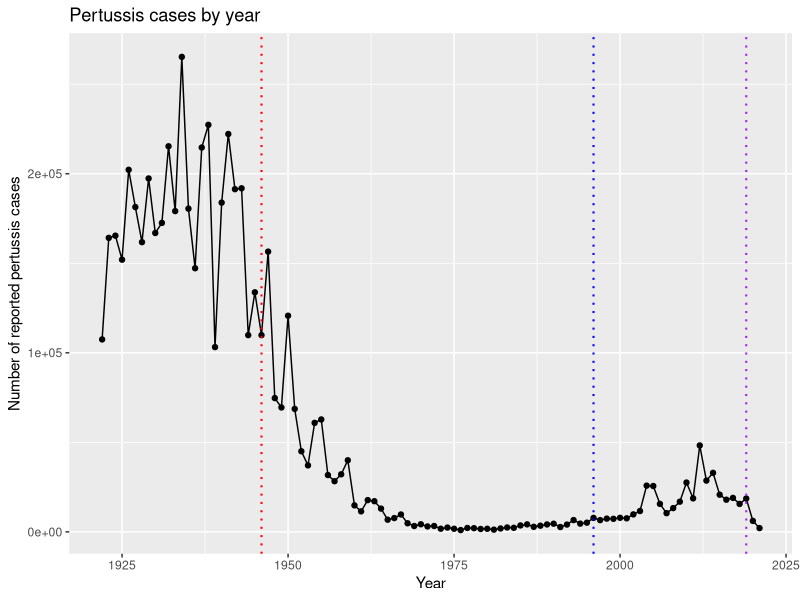

This figure's R source: (Note: this script raises an error after producing the figure.)
## ---- chunk 1
library(ggplot2)

# Q1
cdc <- data.frame(
                             Year = c(1922L,1923L,1924L,1925L,1926L,1927L,
                                      1928L,1929L,1930L,1931L,1932L,1933L,
                                      1934L,1935L,1936L,1937L,1938L,1939L,
                                      1940L,1941L,1942L,1943L,1944L,1945L,
                                      1946L,1947L,1948L,1949L,1950L,1951L,
                                      1952L,1953L,1954L,1955L,1956L,1957L,
                                      1958L,1959L,1960L,1961L,1962L,1963L,
                                      1964L,1965L,1966L,1967L,1968L,1969L,
                                      1970L,1971L,1972L,1973L,1974L,1975L,
                                      1976L,1977L,1978L,1979L,1980L,1981L,
                                      1982L,1983L,1984L,1985L,1986L,1987L,
                                      1988L,1989L,1990L,1991L,1992L,1993L,
                                      1994L,1995L,1996L,1997L,1998L,1999L,
                                      2000L,2001L,2002L,2003L,2004L,2005L,
                                      2006L,2007L,2008L,2009L,2010L,2011L,
                                      2012L,2013L,2014L,2015L,2016L,2017L,
                                      2018L,2019L,2020L,2021L),
     No..Reported.Pertussis.Cases = c(107473,164191,165418,152003,202210,
                                      181411,161799,197371,166914,172559,
                                      215343,179135,265269,180518,147237,214652,
                                      227319,103188,183866,222202,191383,
                                      191890,109873,133792,109860,156517,
                                      74715,69479,120718,68687,45030,37129,
                                      60886,62786,31732,28295,32148,40005,
                                      14809,11468,17749,17135,13005,6799,
                                      7717,9718,4810,3285,4249,3036,3287,
                                      1759,2402,1738,1010,2177,2063,1623,
                                      1730,1248,1895,2463,2276,3589,4195,
                                      2823,3450,4157,4570,2719,4083,6586,
                                      4617,5137,7796,6564,7405,7298,7867,
                                      7580,9771,11647,25827,25616,15632,10454,
                                      13278,16858,27550,18719,48277,28639,
                                      32971,20762,17972,18975,15609,18617,
                                      6124,2116)
   )

plot <- ggplot(cdc) +
  aes(Year, No..Reported.Pertussis.Cases) +
  geom_point() +
  geom_line() +
  labs(title = "Pertussis cases by year", y = "Number of reported pertussis cases")
## ---- chunk 2
plot +
  geom_vline(xintercept = c(1946, 1996, 2019), linetype = "dotted", color = c("red", "blue", "purple"), size = 0.7)
## ---- chunk 3
library(jsonlite)
subject <- read_json("https://www.cmi-pb.org/api/subject", simplifyVector = TRUE) 
head(subject, 3)
## ---- chunk 4
# Q4
table(subject$infancy_vac)
## ---- chunk 5
# Q5
table(subject$biological_sex)
## ---- chunk 6
# Q6
table(subject$biological_sex, subject$ethnicity)
## ---- chunk 7
library(lubridate)
today()
## ---- chunk 8
subject$age <- time_length( today() - ymd(subject$year_of_birth),  "years")

round(mean(subject$age[subject$infancy_vac=="wP"]))
round(mean(subject$age[subject$infancy_vac=="aP"]))

t.test(subject$age[subject$infancy_vac=="wP"], subject$age[subject$infancy_vac=="aP"])$p.value

## ---- chunk 9
# Q8
subject$age_at_boost <- time_length( ymd(subject$date_of_boost) - ymd(subject$year_of_birth),  "years")
## ---- chunk 10
ggplot(subject) +
  aes(time_length(age, "year"),
      fill=as.factor(infancy_vac)) +
  geom_histogram(show.legend=FALSE) +
  facet_wrap(vars(infancy_vac), nrow=2) +
  xlab("Age in years")

t.test(subject$age_at_boost[subject$infancy_vac=="wP"], subject$age_at_boost[subject$infancy_vac=="aP"])$p.value
## ---- chunk 11
specimen <- read_json("https://www.cmi-pb.org/api/specimen", simplifyVector = TRUE) 
titer <- read_json("https://www.cmi-pb.org/api/plasma_ab_titer", simplifyVector = TRUE) 
## ---- chunk 12
library(dplyr)

# Q9
meta <- inner_join(specimen, subject)
dim(meta)
## ---- chunk 13
# Q10
abdata <- inner_join(titer, meta)
dim(abdata)
## ---- chunk 14
# Q11
table(abdata$isotype)
## ---- chunk 15
# Q12
table(abdata$dataset)
## ---- chunk 16
igg <- abdata %>% filter(isotype == "IgG")
head(igg)
## ---- chunk 17
# Q13
ggplot(igg) +
  aes(MFI_normalised, antigen) +
  geom_boxplot() + 
    xlim(0,75) +
  facet_wrap(vars(visit), nrow=2)
## ---- chunk 18
ggplot(igg) +
  aes(MFI_normalised, antigen, col=infancy_vac) +
  geom_boxplot(show.legend = FALSE) + 
  facet_wrap(vars(visit), nrow=2) +
  xlim(0,75) +
  theme_bw()
## ---- chunk 19
igg %>% filter(visit != 8) %>%
ggplot() +
  aes(MFI_normalised, antigen, col=infancy_vac) +
  geom_boxplot(show.legend = FALSE) + 
  xlim(0,75) +
  facet_wrap(vars(infancy_vac, visit), nrow=2)
## ---- chunk 20
# Q15
filter(igg, antigen=="OVA") %>%
  ggplot() +
  aes(MFI_normalised, col=infancy_vac) +
  geom_boxplot(show.legend = TRUE) +
  facet_wrap(vars(visit)) +
  theme_bw() +
  labs(title = "OVA antigen level per visit")
## ---- chunk 21
filter(igg, antigen=="FIM2/3") %>%
  ggplot() +
  aes(MFI_normalised, col=infancy_vac) +
  geom_boxplot(show.legend = TRUE) +
  facet_wrap(vars(visit)) +
  theme_bw() +
  labs(title = "FIM2/3 antigen level per visit")
## ---- chunk 22
abdata.21 <- abdata %>% filter(dataset == "2021_dataset")

abdata.21 %>% 
  filter(isotype == "IgG",  antigen == "PT") %>%
  ggplot() +
    aes(x=planned_day_relative_to_boost,
        y=MFI_normalised,
        col=infancy_vac,
        group=subject_id) +
    geom_point() +
    geom_line() +
    geom_vline(xintercept=0, linetype="dashed") +
    geom_vline(xintercept=14, linetype="dashed") +
  labs(title="2021 dataset IgG PT",
       subtitle = "Dashed lines indicate day 0 (pre-boost) and 14 (apparent peak levels)")
## ---- chunk 23
abdata.20 <- abdata %>% filter(dataset == "2020_dataset")

abdata.20 %>% 
  filter(isotype == "IgG",  antigen == "PT") %>%
  ggplot() +
    aes(x=planned_day_relative_to_boost,
        y=MFI_normalised,
        col=infancy_vac,
        group=subject_id) +
    geom_point() +
    geom_line() +
    geom_vline(xintercept=0, linetype="dashed") +
    geom_vline(xintercept=14, linetype="dashed") +
  labs(title="2020 dataset IgG PT",
       subtitle = "Dashed lines indicate day 0 (pre-boost) and 14 (apparent peak levels)")+
  xlim(0, 125)
## ---- chunk 24
abdata.22 <- abdata %>% filter(dataset == "2022_dataset")

abdata.22 %>% 
  filter(isotype == "IgG",  antigen == "PT") %>%
  ggplot() +
    aes(x=planned_day_relative_to_boost,
        y=MFI_normalised,
        col=infancy_vac,
        group=subject_id) +
    geom_point() +
    geom_line() +
    geom_vline(xintercept=0, linetype="dashed") +
    geom_vline(xintercept=14, linetype="dashed") +
  labs(title="2022 dataset IgG PT",
       subtitle = "Dashed lines indicate day 0 (pre-boost) and 14 (apparent peak levels)")
## ---- chunk 25
url <- "https://www.cmi-pb.org/api/v2/rnaseq?versioned_ensembl_gene_id=eq.ENSG00000211896.7"

rna <- read_json(url, simplifyVector = TRUE) 
ssrna <- inner_join(rna, meta)
## ---- chunk 26
# Q19
ggplot(ssrna) +
  aes(visit, tpm, group=subject_id) +
  geom_point() +
  geom_line(alpha=0.2)
## ---- chunk 27
ggplot(ssrna) +
  aes(tpm, col=infancy_vac) +
  geom_boxplot() +
  facet_wrap(vars(visit))
## ---- chunk 28
ssrna %>%  
  filter(visit==4) %>% 
  ggplot() +
    aes(tpm, col=infancy_vac) + geom_density() + 
    geom_rug() 
